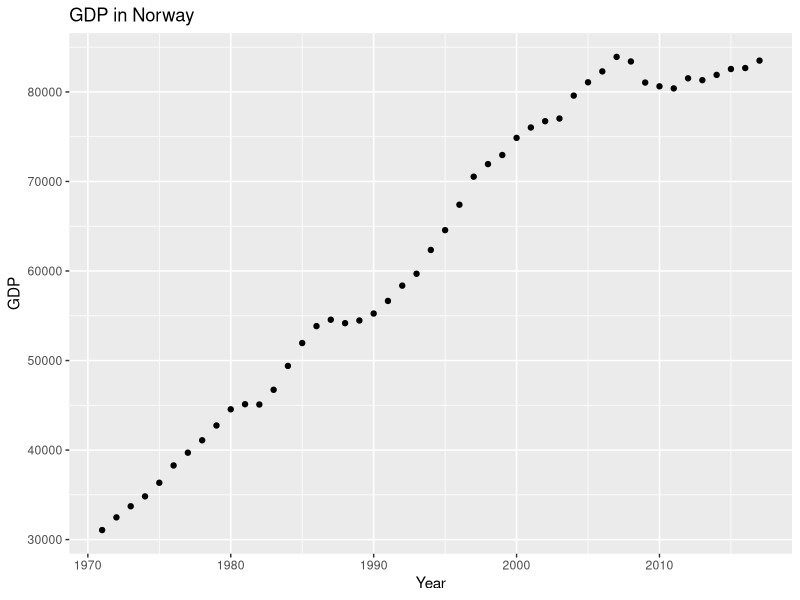

Reproduce this figure in R.


library(readr)
library(tidyverse)
pwt = read.csv("pwt.csv", head = TRUE)

pwt = pwt[pwt$year>1970,]

gdp_nor = pwt[pwt$country == "Norway",]
gdp_nor = data.frame(gdp_nor$year,gdp_nor$gdp)

p = ggplot(gdp_nor,aes(x = gdp_nor.year, y = gdp_nor.gdp)) + geom_point() + labs(x = "Year",y = "GDP",title = "GDP in Norway")
ggsave("GDP_norway.png",plot = p)
